Frame 1 (no input): blank canvas, image omitted
Frame 60 (the mouse pressed at the canvas centre just before this capture): blank canvas, image omitted
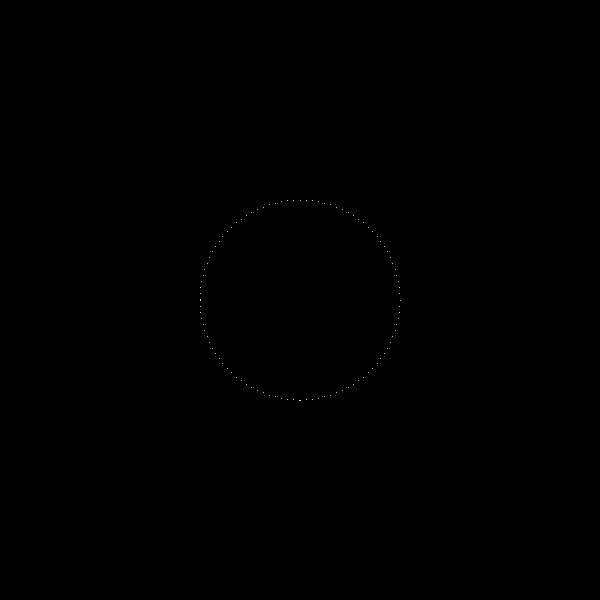
Frame 120 (the mouse held since frame 60 and released just before this capture)

The Processing sketch whose frames 1 and 60 were blank and that drew this single picture after the mouse press (run headless with seeded random() and noise(); from frame 60 on, the mouse is pressed at the canvas centre):

// Processing sketch: morphing
// ── morphing.pde

ArrayList<PVector> circle = new ArrayList<PVector>();
ArrayList<PVector> square = new ArrayList<PVector>();
ArrayList<PVector> pos = new ArrayList<PVector>();
int totPs = 100;
int ray = 100;
void setup()
{
   size(600,600); 
   for(int i=0;i<totPs;i++)
   {
       float x = cos( i*(2*PI/(float)totPs) );
       
       float y = sin( i*(2*PI/(float)totPs));
       
       circle.add(new PVector( ray * x , ray * y  ));
       pos.add(new PVector(ray * x, ray * y ));
       
       PVector t = null;
       if( abs(x) > abs(y) )
       {
           t = new PVector( Math.signum( x ) * ray ,ray * y );
       }
       else if(abs(x) < abs(y))
       {
           t = new PVector ( ray * x, Math.signum(y) * ray );
       }
       else
       {
           t = new PVector( ray * x, ray * y );
       }
       
       square.add(t);
       
   }  
}



void draw()
{
  background(0);
  beginShape(POINTS);
  stroke(255);
  translate(width/2,height/2);
  
  
  
  int i = 0;
  for(PVector el : pos)
  {
    PVector t = el.copy();
    float par = ( ((float)(mouseX - width/2 ))/((float)width/2) );;
    System.out.println(par);
    t.x = circle.get(i).x + (square.get(i).x - circle.get(i).x) * par;
    t.y = circle.get(i).y + (square.get(i).y - circle.get(i).y) * par;
    pos.set(i,t);
    i++;
  }
  
  
  
  beginShape(POINTS);
  for(PVector el : pos)
  {
      vertex(el.x,el.y);
  }
  endShape(CLOSE);
  
  
  /*
  beginShape(POINTS);
  int i = 0;
  for(PVector el : square)
  {
     vertex(el.x,el.y); 
     if(i++ > (float)totPs / 4 )
       break;
  }
  endShape(CLOSE);*/
}
